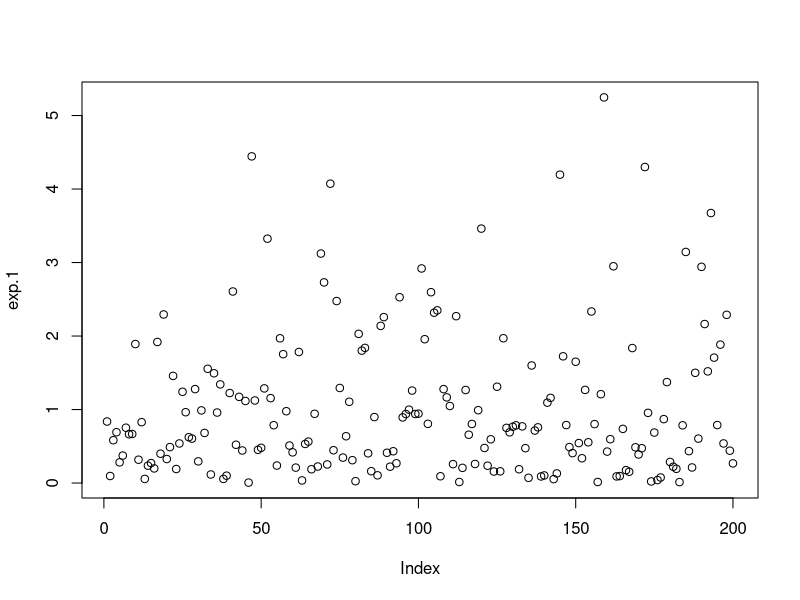
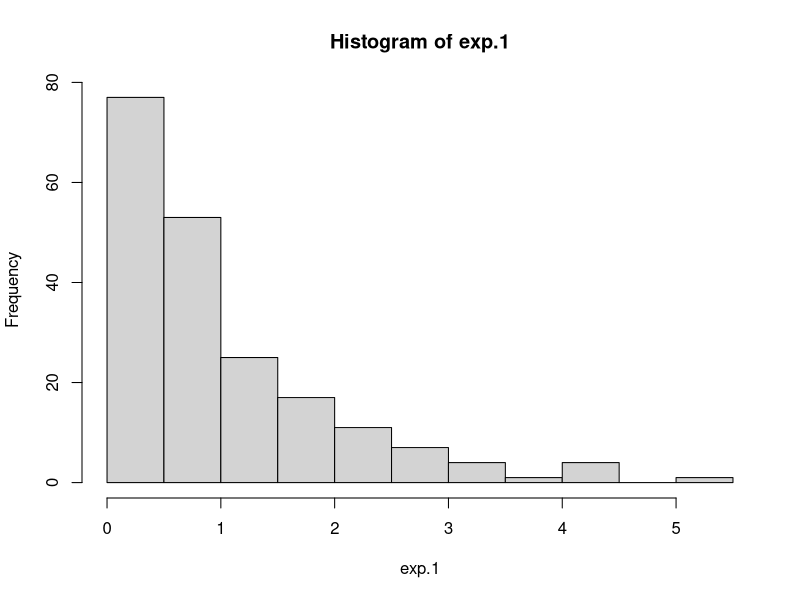
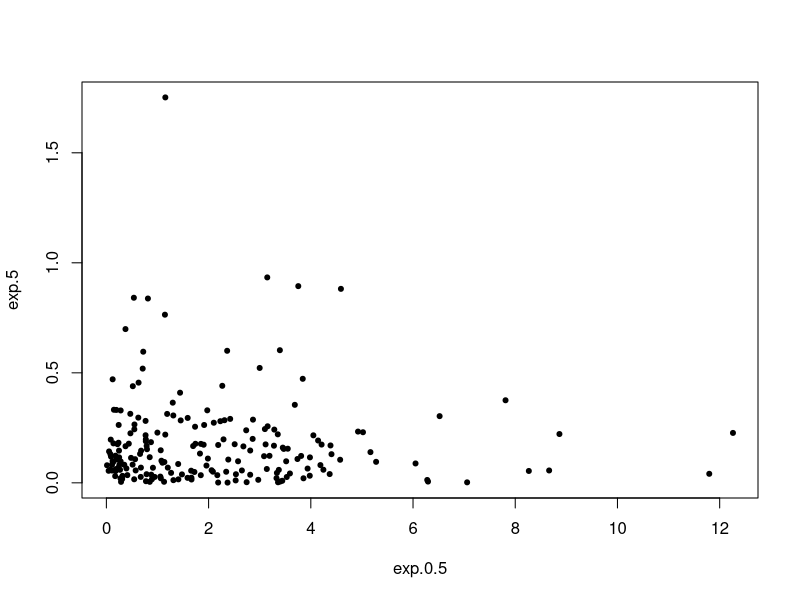
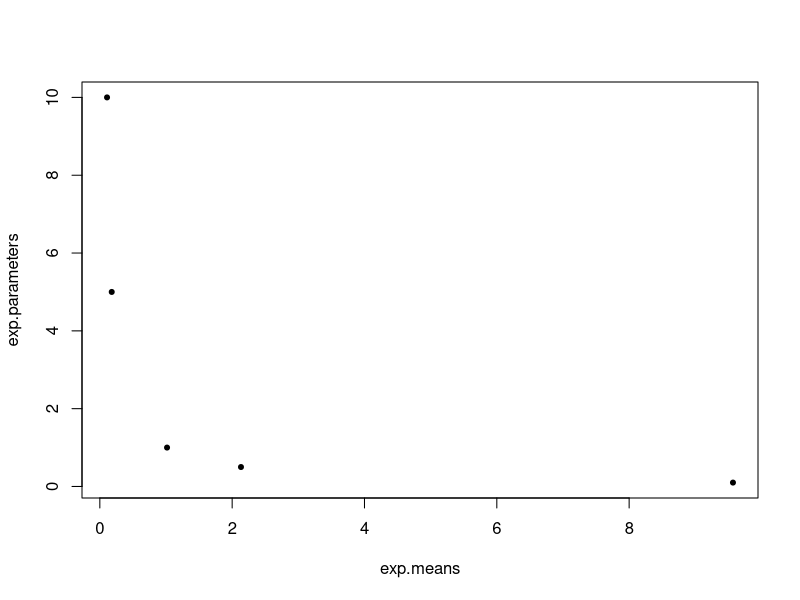
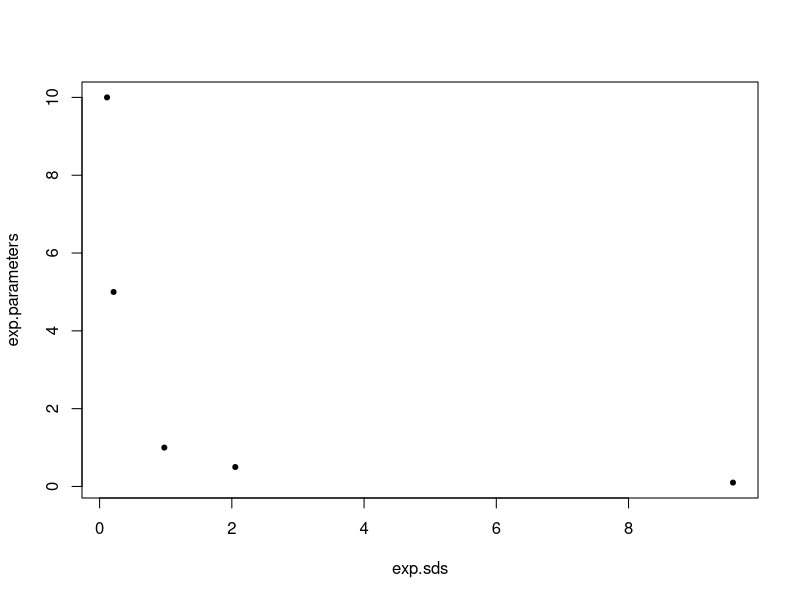
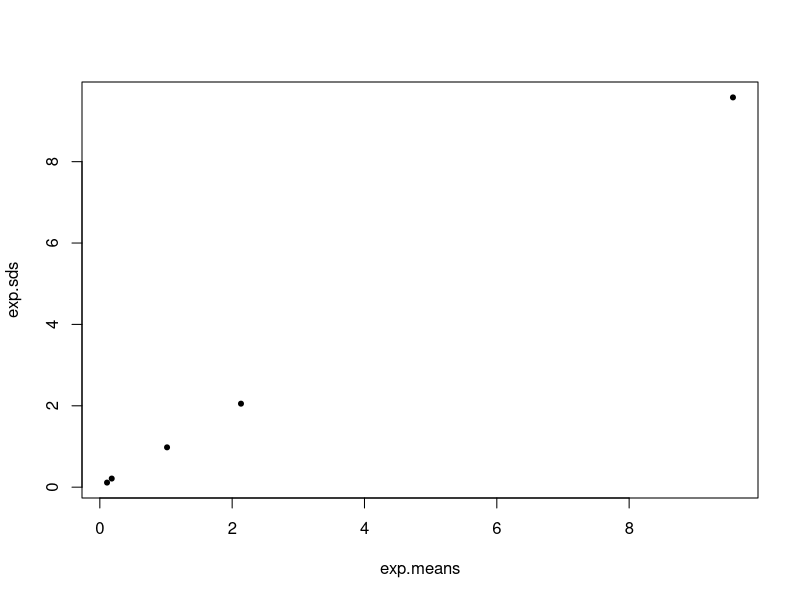
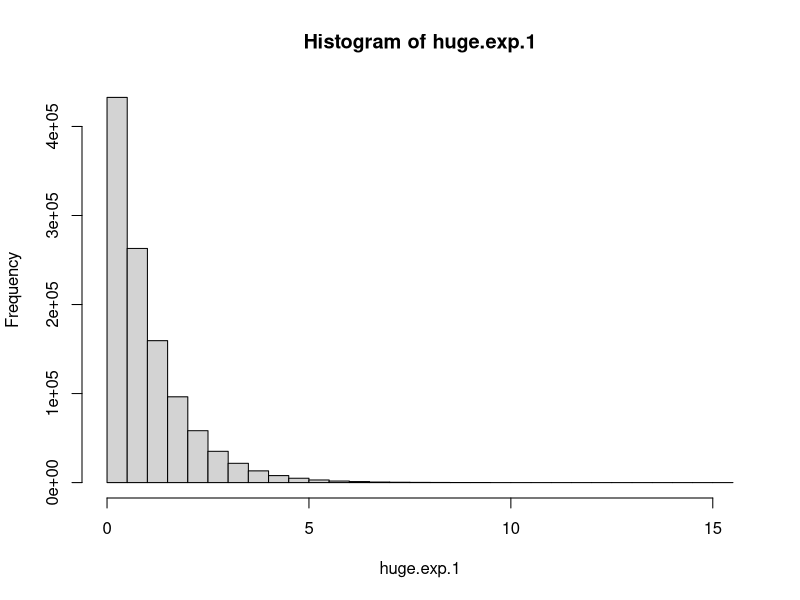
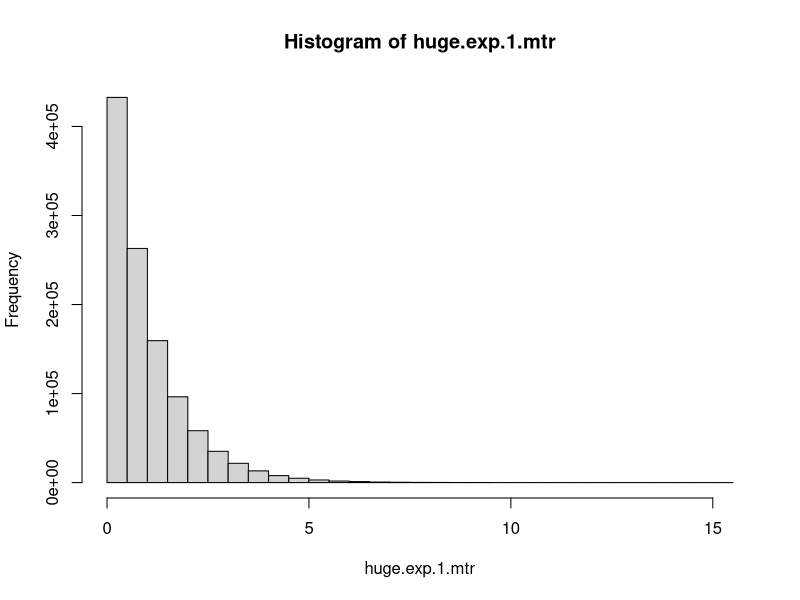

Recreate these plots in R, in order.
## ---- chunk 1
exp.1 <- rexp(n=200)
mean(exp.1)
sd(exp.1)
## ---- chunk 2
exp.0.1 <- rexp(n = 200, rate = 0.1)
exp.0.5 <- rexp(n = 200, rate = 0.5)
exp.5 <- rexp(n = 200, rate = 5)
exp.10 <- rexp(n = 200, rate = 10)
## ---- chunk 3
plot(exp.1)
hist(exp.1)
## ---- chunk 4
plot(exp.0.5, exp.5, bg = "green", pch = 20)
## ---- chunk 5
exp.parameters <- c(1, 0.1, 0.5, 5, 10)
exp.means <- c(mean(exp.1), mean(exp.0.1), mean(exp.0.5), mean(exp.5), mean(exp.10))
exp.sds <- c(sd(exp.1), sd(exp.0.1), sd(exp.0.5), sd(exp.5), sd(exp.10))
## ---- chunk 6
plot(exp.means, exp.parameters, bg = "green", pch = 20)
## ---- chunk 7
plot(exp.sds, exp.parameters, bg = "green", pch = 20)
## ---- chunk 8
plot(exp.means, exp.sds, bg = "green", pch = 20)
## ---- chunk 9
huge.exp.1 <- rexp(1100000)
mean(huge.exp.1)
sd(huge.exp.1)
## ---- chunk 10
hist(huge.exp.1)
#Полученный график распределения случайной величины не соответствует графику соответствующей функции распределения и не должен, 
#т.к. в 1 случае - распределение случайной величины по экспоненциальному закону, а во втором - функция
## ---- chunk 11
mean(huge.exp.1[huge.exp.1 > 1])
## ---- chunk 12
huge.exp.1.mtr<- matrix(huge.exp.1, 1100, 1000)
hist(huge.exp.1.mtr)
#Вид гистограммы совпадает с полученной от вектора
## ---- chunk 13
colMeans(huge.exp.1.mtr)[137]
## ---- chunk 14
huge.exp.1.mtr.mean <- colMeans(huge.exp.1.mtr)
hist(huge.exp.1.mtr.mean)
#Форма отличается, потому что мы имеем дело с другими данными
## ---- chunk 15
huge.exp.1.square <- huge.exp.1 ^ 2
mean(huge.exp.1.square)
sd(huge.exp.1.square)
mean(huge.exp.1.square) - mean(huge.exp.1)
sd(huge.exp.1.square) - sd(huge.exp.1)
#С увеличением значения вектора увеличится значение среднего и стандартного отклонения, т.к. они находятся в числителе дроби
#Уменьшение значения приведет к обратным результатам. Предположительно, рассмотренные показатели у вектора квадратов будут больше
